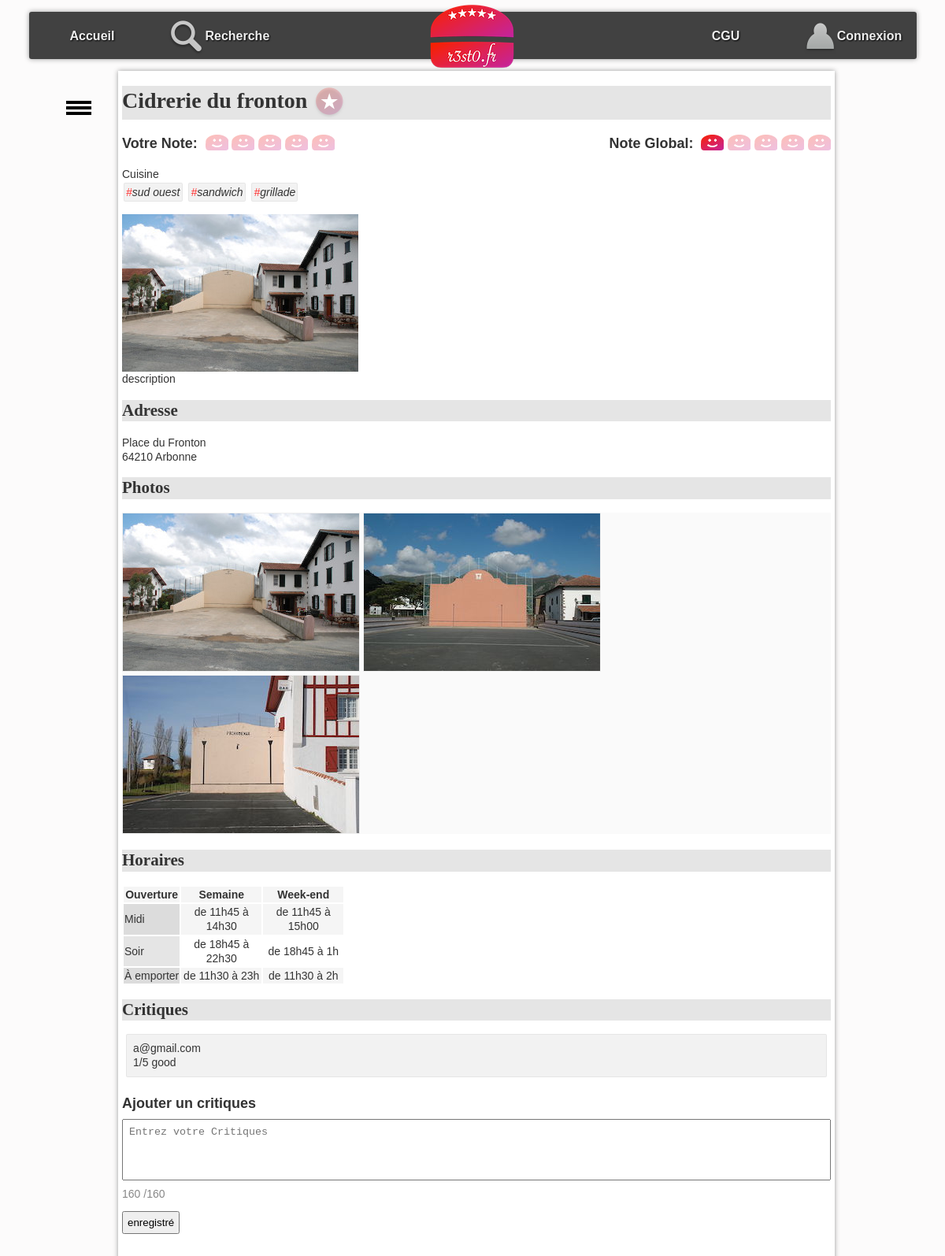
/?action=detail&idR=4, run on the app's committed database.
### tables this page shows
CREATE TABLE `resto` (
  `idR` bigint(20) NOT NULL,
  `nomR` varchar(255) DEFAULT NULL,
  `numAdrR` varchar(20) DEFAULT NULL,
  `voieAdrR` varchar(255) DEFAULT NULL,
  `cpR` char(5) DEFAULT NULL,
  `villeR` varchar(255) DEFAULT NULL,
  `latitudeDegR` float DEFAULT NULL,
  `longitudeDegR` float DEFAULT NULL,
  `descR` text DEFAULT NULL,
  `horairesR` text DEFAULT NULL
);

CREATE TABLE `typecuisine` (
  `idTC` bigint(20) NOT NULL,
  `libelleTC` varchar(255) DEFAULT NULL
);

CREATE TABLE `photo` (
  `idP` bigint(20) NOT NULL,
  `cheminP` varchar(255) DEFAULT NULL,
  `idR` bigint(20) DEFAULT NULL
);

CREATE TABLE `critiquer` (
  `idR` bigint(20) NOT NULL,
  `mailU` varchar(150) NOT NULL,
  `note` int(11) DEFAULT NULL,
  `commentaire` varchar(4096) DEFAULT NULL,
  `statut` varchar(20) DEFAULT 'en_attente'
);

### controleur/detailResto.php (called while the page is built, shortened)
<?php
include_once "$racine/modele/bd.resto.inc.php";
include_once "$racine/modele/bd.typecuisine.inc.php";
include_once "$racine/modele/bd.photo.inc.php";
include_once "$racine/modele/bd.critiquer.inc.php";
include_once "$racine/modele/bd.aimer.inc.php";
$idR = $_GET["idR"];
$unResto = getRestoByIdR($idR);
$lesTypesCuisine = getTypesCuisineByIdR($idR);
$lesPhotos = getPhotosByIdR($idR);
$noteMoy = round(getNoteMoyenneByIdR($idR), 0);
$mailU = getMailULoggedOn();
$noteUser = getNoteByUser($idR, $mailU);
$aimer = getAimerById($mailU, $idR);
$critiques = getCritiquerByIdR($idR);
include "$racine/vue/entete.html.php";
include "$racine/vue/vueDetailResto.php";
include "$racine/vue/pied.html.php";
?>

### index.php (called while the page is built, shortened)
<?php
include "getRacine.php";
if (isset($_GET["action"])) {
    $action = $_GET["action"];
}
else {
    $action = "defaut";
}
$fichier = controleurPrincipal($action);
include "$racine/controleur/$fichier";
?>

### modele/bd.resto.inc.php (called while the page is built, shortened)
<?php
function getRestoByIdR($idR)
{
    $resultat = [];
    try {
        $cnx = connexionPDO();
        $req = $cnx->prepare("select * from resto where idR=:idR");
        $req->bindValue(':idR', $idR, PDO::PARAM_INT);
        $req->execute();
        $resultat = $req->fetch(PDO::FETCH_ASSOC);
    } catch (PDOException $e) {
        error_log("DB Error: " . $e->getMessage());
        return $resultat;
    }
    return $resultat;
}
?>

### modele/bd.aimer.inc.php (called while the page is built, shortened)
<?php
function getAimerById($mailU, $idR)
{
    try {
        $cnx = connexionPDO();
        $req = $cnx->prepare("select * from aimer where mailU=:mailU and  idR=:idR");
        $req->bindValue(':idR', $idR, PDO::PARAM_INT);
        $req->bindValue(':mailU', $mailU, PDO::PARAM_STR);
        $req->execute();
        $resultat = $req->fetch(PDO::FETCH_ASSOC);
    } catch (PDOException $e) {
        error_log("DB Error: " . $e->getMessage());
        return $resultat;
    }
    return $resultat;
}
?>

### modele/bd.critiquer.inc.php (called while the page is built, shortened)
<?php
function getCritiquerByIdR($idR)
{
    $resultat = array();
    try {
        $cnx = connexionPDO();
        $req = $cnx->prepare("SELECT * FROM critiquer
                      WHERE idR = :idR
                      AND statut = 'approuve'");
        $req->bindValue(':idR', $idR, PDO::PARAM_INT);
        $req->execute();
        $resultat = $req->fetchAll(PDO::FETCH_ASSOC);
    } catch (PDOException $e) {
        error_log("DB Error: " . $e->getMessage());
        return $resultat;
    }
    return $resultat;
}
function getNoteMoyenneByIdR($idR)
{
    try {
        $cnx = connexionPDO();
        $req = $cnx->prepare("SELECT avg(note) as moyenne FROM critiquer WHERE idR = :idR AND statut = 'approuve'");
        $req->bindValue(':idR', $idR, PDO::PARAM_INT);
        $req->execute();
        $resultat = $req->fetch(PDO::FETCH_ASSOC);
    } catch (PDOException $e) {
        error_log("DB Error: " . $e->getMessage());
        return 0;
    }
    if ($req->rowCount() > 0) {
        return $resultat["moyenne"];
    } else {
        return 0;
    }
}
function getNoteByUser($idR, $mailU)
{
    try {
        $cnx = connexionPDO();
        $selectStmt = $cnx->prepare('SELECT note FROM critiquer
                              WHERE idR = :idR
                              AND mailU = :mailU
                              AND statut = "approuve"');
        $selectStmt->bindValue(':idR', $idR, PDO::PARAM_INT);
        $selectStmt->bindValue(':mailU', $mailU, PDO::PARAM_STR);
        $selectStmt->execute();
        $resultat = $selectStmt->fetch(PDO::FETCH_ASSOC);
        return 0;
    } catch (PDOException $e) {
        error_log("DB Error: " . $e->getMessage());
        return 0;
    }
}

### modele/bd.typecuisine.inc.php (called while the page is built, shortened)
<?php
function getTypesCuisineByIdR($idR)
{
    $resultat = array();
    try {
        $cnx = connexionPDO();
        $req = $cnx->prepare("select typeCuisine.* from typeCuisine,proposer where typeCuisine.idTC = proposer.idTC and proposer.idR = :idR");
        $req->bindValue(':idR', $idR, PDO::PARAM_INT);
        $req->execute();
        $resultat = $req->fetchAll(PDO::FETCH_ASSOC);
    } catch (PDOException $e) {
        error_log("DB Error: " . $e->getMessage());
        return $resultat;
    }
    return $resultat;
}

### modele/bd.photo.inc.php (called while the page is built, shortened)
<?php
function getPhotosByIdR($idR)
{
    $resultat = array();
    try {
        $cnx = connexionPDO();
        $req = $cnx->prepare("select * from photo where idR=:idR");
        $req->bindValue(':idR', $idR, PDO::PARAM_INT);
        $req->execute();
        $resultat = $req->fetchAll(PDO::FETCH_ASSOC);
    } catch (PDOException $e) {
        error_log("DB Error: " . $e->getMessage());
        return $resultat;
    }
    return $resultat;
}
?>

### vue/vueDetailResto.php (the view, shortened to what this page needs)
<h1><?= $unResto['nomR']; ?>
    <?php if ($aimer != false) { ?>
        <a href="./?action=aimer&idR=<?= $unResto['idR']; ?>"><img class="aimer" src="images/aime.png"
                alt="j'aime ce restaurant"></a>
    <?php } else { ?>
        <a href="./?action=aimer&idR=<?= $unResto['idR']; ?>"><img class="aimer" src="images/aimepas.png"
                alt="je n'aime pas encore ce restaurant"></a>
    <?php } ?>
</h1>
<div style="display: flex; justify-content: space-between;">
    <span id="note">
        <p style="margin: 0; display: inline-block; font-size: 18px; font-weight: bold; padding-right: 5px;">Votre Note:
        </p>
        <?php for ($i = 1; $i <= 5; $i++) { ?>
            <a class="aimer" href="./?action=noter&note=<?= $i ?>&idR=<?= $unResto['idR']; ?>">
                <?php if ($i <= $noteUser) { ?>
                    <img class="note" src="images/like.png" alt="">
                <?php } else {
                    ?>
                    <img class="note" src="images/neutre.png" alt="line neutre">
                <?php } ?>
            </a>
        <?php } ?>
    </span>
    <span id="note">
        <p style="margin: 0; display: inline-block; font-size: 18px; font-weight: bold; padding-right: 5px;">Note
            Global:</p>
        <?php for ($i = 1; $i <= 5; $i++) { ?>
            <span class="aimer">
                <?php if ($i <= $noteMoy) { ?>
                    <img class="note" src="images/like.png" alt="">
                <?php } else {
                    ?>
                    <img class="note" src="images/neutre.png" alt="line neutre">
                <?php } ?>
            </span>
        <?php } ?>
    </span>
</div>
<section style="margin-top: 18px;">
    Cuisine <br />
    <ul id="tagFood">
        <?php for ($j = 0; $j < count($lesTypesCuisine); $j++) { ?>
            <li class="tag"><span class="tag">#</span><?= $lesTypesCuisine[$j]["libelleTC"] ?></li>
        <?php } ?>
    </ul>
</section>
<p id="principal">
    <?php if (count($lesPhotos) > 0) { ?>
        <img src="photos/<?= $lesPhotos[0]["cheminP"] ?>" alt="photo du restaurant" />
    <?php } ?>
    <br />
    <?= $unResto['descR']; ?>
</p>
<h2 id="adresse">
    Adresse
</h2>
<p>
    <?= $unResto['voieAdrR']; ?><br />
    <?= $unResto['cpR']; ?>
    <?= $unResto['villeR']; ?>
</p>
<h2 id="photos">
    Photos
</h2>
<ul id="galerie">
    <?php for ($i = 0; $i < count($lesPhotos); $i++) { ?>
        <li> <img class="galerie" src="photos/<?= $lesPhotos[$i]["cheminP"] ?>" alt="" /></li>
    <?php } ?>
</ul>
<h2 id="horaires">
    Horaires
</h2>
<?= $unResto['horairesR']; ?>
<h2 id="crit">Critiques</h2>
<ul id="critiques">
    <?php for ($i = 0; $i < count($critiques); $i++) { ?>
        <li>
            <span>
                <?= $critiques[$i]["mailU"] ?>
            </span>
            <div>
                <span>
                    <?php
                    if ($critiques[$i]["note"]) {
                        echo $critiques[$i]["note"] . "/5";
                    }
                    ?>
                </span>
                <span><?= htmlspecialchars($critiques[$i]["commentaire"]) ?> </span>
            </div>
        </li>
    <?php } ?>
</ul>
<form action="./?action=addCritiques&idR=<?= $unResto['idR']; ?>" method="post">
    <div style="display: flex; flex-direction: column; gap: 8px;">
        <label style="font-size: 18px; font-weight: bold;" for="critiquesU">
            Ajouter un critiques
        </label>
        <textarea name="critiquesU" id="critiquesU" placeholder="Entrez votre Critiques" maxlength="160" rows="4"
            oninput="document.getElementById('counter').textContent = 160 - this.value.length"
            style="resize: none; padding: 8px;"></textarea>
        <div style="color: #888; font-size: 14px;">
            <span id="counter">160</span>
            <span>/160</span>
        </div>
        <input style="margin: 5px 0 0; width: fit-content;" type="submit" value="enregistré">
    </div>
</form>

### css/base.css (style rules this page uses)
:root { --largeurPage: 900px; --largeurMenuCont : 200px; --margeCalc: calc((100% - var(--largeurPage)) / 2); --margeMenuHaut : 15px; --hauteurMenuGene:60px; --coulA1:#5A7694; --coulA2:#D7E5ED; --coulB1:#566459; --coulB2:#90974A; --coulC:#CDBCA0; --fondC:#fcfbfb; --padding_cote:5px; }
body { font-family: Arial; color : #333; font-size : 14px; line-height : 1.3; scroll-behavior: smooth; background-color : var(--fondC); }
a.aimer { text-decoration: none; }

### css/form.css (style rules this page uses)
input[type=text],input[type=submit],input[type=password],input[type=checkbox],select,option { padding : 5px; margin : 5px; }
label { padding-right : 25px; }

### css/cgu.css (style rules this page uses)
h1,h2,h3,h4 { font-family: Futura; background-color : rgba(0,0,0,0.1); }
td.cell { text-align : center; width : 100px; }
td.label { background-color : rgba(0,0,0,0.1); }
tr:nth-child(odd) { background-color : rgb(245,245,245); }

### css/corps.css (style rules this page uses)
#tagFood { display:inline-block; padding-left : 0px; font-style: italic; margin : 0px; }
li.tag { display:inline-block; border:1px solid rgba(0,0,0,0.05); background-color:rgba(0,0,0,0.05); padding:2px; margin:2px; border-radius: 2px; }
span.tag { color:rgb(255,50,50); }
#galerie { margin-top : 0px; margin-bottom : 20px; padding-left : 0px; background-color : rgb(250,250,250); }
#galerie li { display : inline-block; }
img.note { padding-left : 1px; vertical-align : sub; }
img.galerie { border:1px solid rgb(239,239,239); }
#note { float : right; }
img.aimer { vertical-align : middle; }
#critiques { list-style-type : none; padding-left : 0px; }
#critiques>li { border:1px solid rgba(0,0,0,0.05); background-color:rgba(0,0,0,0.05); padding:8px; margin:5px; border-radius: 2px; }

### data on the page
resto: nomR "Cidrerie du fronton", descR "description", voieAdrR "Place du Fronton", cpR "64210", villeR "Arbonne", horairesR "Ouverture Semaine Week-end Midi de 11h45 à 14h30 de 11h45 à 15h00 Soir de 18h45 à 22h30 de 18h45 à 1h À emporter de 11h30 à 23h de 11h30 à 2h"
typecuisine: libelleTC "sud ouest"
typecuisine: libelleTC "sandwich"
typecuisine: libelleTC "grillade"
photo: cheminP (picture)
photo: cheminP (picture)
photo: cheminP (picture)
critiquer: mailU "a@gmail.com", note "1", commentaire "good"
